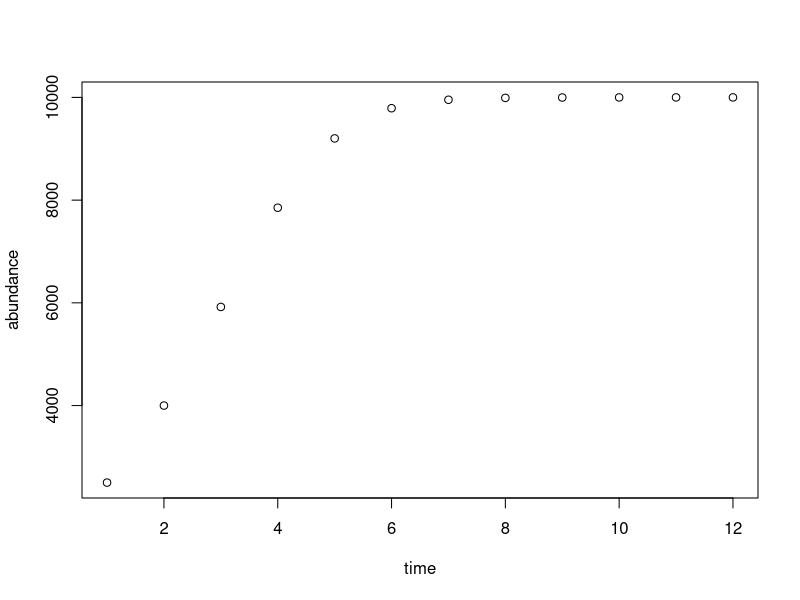
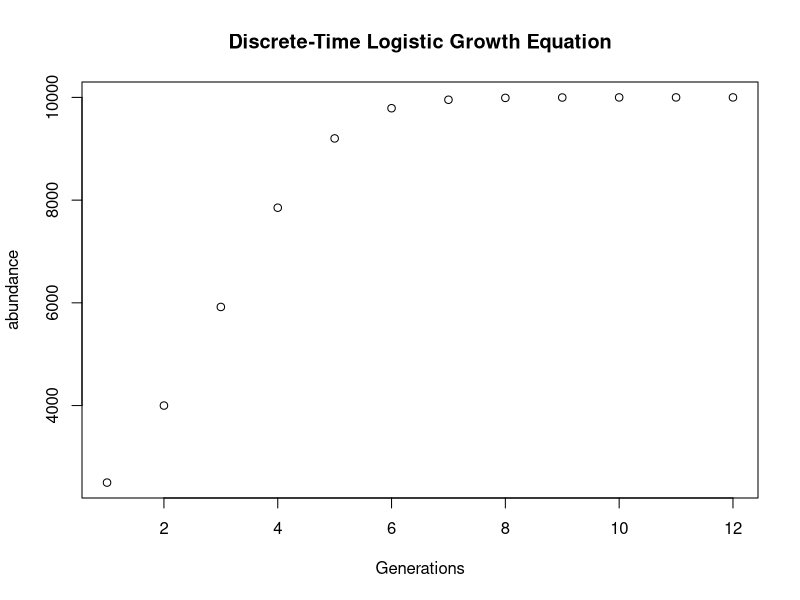

Generate these figures, in order, with R:
# Aubrey Kroger 
# EBIO 5420
# Lab 8

## Problem 7 copied from Lab 04 work:

# Step 7
# defining variables 
timeStep <- 12 # length of time vector and abundance vector
abundance <- rep(0, timeStep)
time <- rep(0, timeStep)
K <- 10000 # environmental carrying capacity for the population
r <- 0.8 # intrinsic growth rate of the population

# define starting values in both vectors 
abundance[1] <- 2500 # population abundance at time t=1
time[1] <- 1 # time starts at t = 1

# For loop calculating population abundance using discrete-time logistic growth equation
for (i in 2:timeStep){
  abundance[i] <- abundance[i - 1] + (r * abundance[i - 1] * (K - abundance[i - 1])/K)
  time[i] <- time[i - 1] + 1 # increase time
}

# plot population abundance over time
plot(time, abundance)

# Turning the code above into a function that takes `r` (the intrinsic growth rate), 
# `K` (the carrying capacity), the total number of generations, and the initial 
# population size as its arguments.
logistic_growth <- function(r, K, generations, initial_pop) {
  
  log_growth_data <- matrix(NA, nrow = generations, ncol = 2)
  colnames(log_growth_data)<- c("generations","abundance")
  
  log_growth_data[1,2] <- initial_pop # initial population abundance 
  log_growth_data[1,1] <- 1 # time/generations starts at 1
  
  # calculate abundance using discrete-time logistic growth equation 
  for(i in 2:generations){
    log_growth_data[i, 2] <- log_growth_data[i - 1, 2] + (r * log_growth_data[i - 1 , 2] * (K - log_growth_data[i - 1, 2])/ K )
    log_growth_data[i, 1] <- log_growth_data[i - 1, 1] + 1
  }
  
  return(log_growth_data)
}
# I couldnt figure out how to both return the matrix AND plot inside the function, so I'm plotting outside of the function 

# Test function with different input 
log_growth_data <- logistic_growth(0.8, 10000, 12, 2500)

# plot abundance over time 
plot(log_growth_data[,1], log_growth_data[,2], main = "Discrete-Time Logistic Growth Equation", xlab = "Generations", ylab = "abundance")

# Write data to file 
setwd('~/Desktop/Classes/EBIO_5420/CompBioLabsAndHW/Lab08')
write.csv(log_growth_data, "Discrete_Time_Log_Growth_Data.csv")

